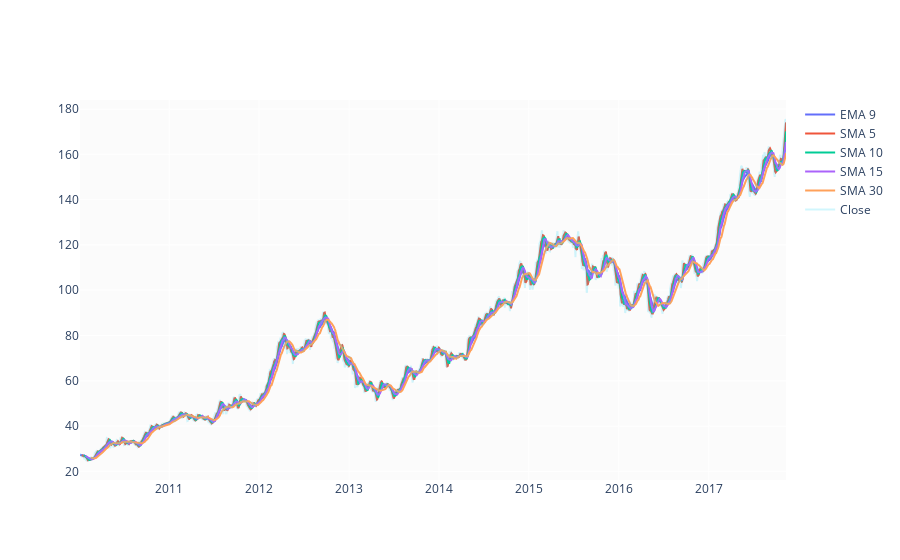

Notebook code for this chart:
### Markdown cell above
#### Moving Averages

I'm calculating few moving averages to be used as features: $SMA_{5}$, $SMA_{10}$, $SMA_{15}$, $SMA_{30}$ and $EMA_{9}$.
- **简单移动平均线（Simple Moving Average, SMA）**：
  - $SMA_{5}$：这是5天的简单移动平均线，意味着它计算过去5天内股票收盘价的平均值。如果今天是第6天，那么$SMA_{5}$将是第1天到第5天的收盘价之和除以5。
  - $SMA_{10}$：这是10天的简单移动平均线，计算过去10天的收盘价平均值。
  - $SMA_{15}$：这是15天的简单移动平均线，计算过去15天的收盘价平均值。
  - $SMA_{30}$：这是30天的简单移动平均线，计算过去30天的收盘价平均值。
  
简单移动平均线的一个缺点是它赋予所有价格相同的权重，即使是旧的价格。这意味着，尽管$SMA_{5}$更多地关注最近5天的价格，但它仍然包括了5天前不那么相关的数据。
- **指数移动平均线（Exponential Moving Average, EMA）**：
  - $EMA_{9}$：这是9天的指数移动平均线。与简单移动平均线不同，EMA会给最近的价格更高的权重，这意味着它对价格变动的反应更快。EMA通过计算一个加权平均值来实现这一点，其中最近的价格有更高的权重，而更早的价格权重逐渐减小。
EMA的计算涉及以下步骤：
  1. 首先计算简单移动平均线（通常是第一个EMA周期的SMA）。
  2. 然后计算平滑常数，它决定了最近价格的影响程度。对于EMA，这个常数通常是一个小于1的数字（例如，9天EMA的平滑常数可能是0.2）。
  3. 最后，应用平滑常数来计算EMA，公式如下：
     $$
 EMA_{\text{today}} = (\text{Price}_{\text{today}} - EMA_{\text{yesterday}}) \times \text{Smoothing Constant} + EMA_{\text{yesterday}} 
$$

### Code cell
df['EMA_9'] = df['Close'].ewm(9).mean().shift()
df['SMA_5'] = df['Close'].rolling(5).mean().shift()
df['SMA_10'] = df['Close'].rolling(10).mean().shift()
df['SMA_15'] = df['Close'].rolling(15).mean().shift()
df['SMA_30'] = df['Close'].rolling(30).mean().shift()

fig = go.Figure()
fig.add_trace(go.Scatter(x=df.Date, y=df.EMA_9, name='EMA 9'))
fig.add_trace(go.Scatter(x=df.Date, y=df.SMA_5, name='SMA 5'))
fig.add_trace(go.Scatter(x=df.Date, y=df.SMA_10, name='SMA 10'))
fig.add_trace(go.Scatter(x=df.Date, y=df.SMA_15, name='SMA 15'))
fig.add_trace(go.Scatter(x=df.Date, y=df.SMA_30, name='SMA 30'))
fig.add_trace(go.Scatter(x=df.Date, y=df.Close, name='Close', opacity=0.2))
fig.show()

### Figure 1 — Plotly figure (JSON) as saved in the notebook; plotly's stock layout.template omitted (floating-point values rounded to 4 significant figures; data arrays with more than 128 entries replaced by an {"elided": "..."} marker saying what was removed)
{"data": [{"name": "EMA 9", "x": {"elided": "1980 str values"}, "y": {"elided": "1980 float values"}, "type": "scatter"}, {"name": "SMA 5", "x": {"elided": "1980 str values"}, "y": {"elided": "1980 float values"}, "type": "scatter"}, {"name": "SMA 10", "x": {"elided": "1980 str values"}, "y": {"elided": "1980 float values"}, "type": "scatter"}, {"name": "SMA 15", "x": {"elided": "1980 str values"}, "y": {"elided": "1980 float values"}, "type": "scatter"}, {"name": "SMA 30", "x": {"elided": "1980 str values"}, "y": {"elided": "1980 float values"}, "type": "scatter"}, {"name": "Close", "opacity": 0.2, "x": {"elided": "1980 str values"}, "y": {"elided": "1980 float values"}, "type": "scatter"}], "layout": {}}
